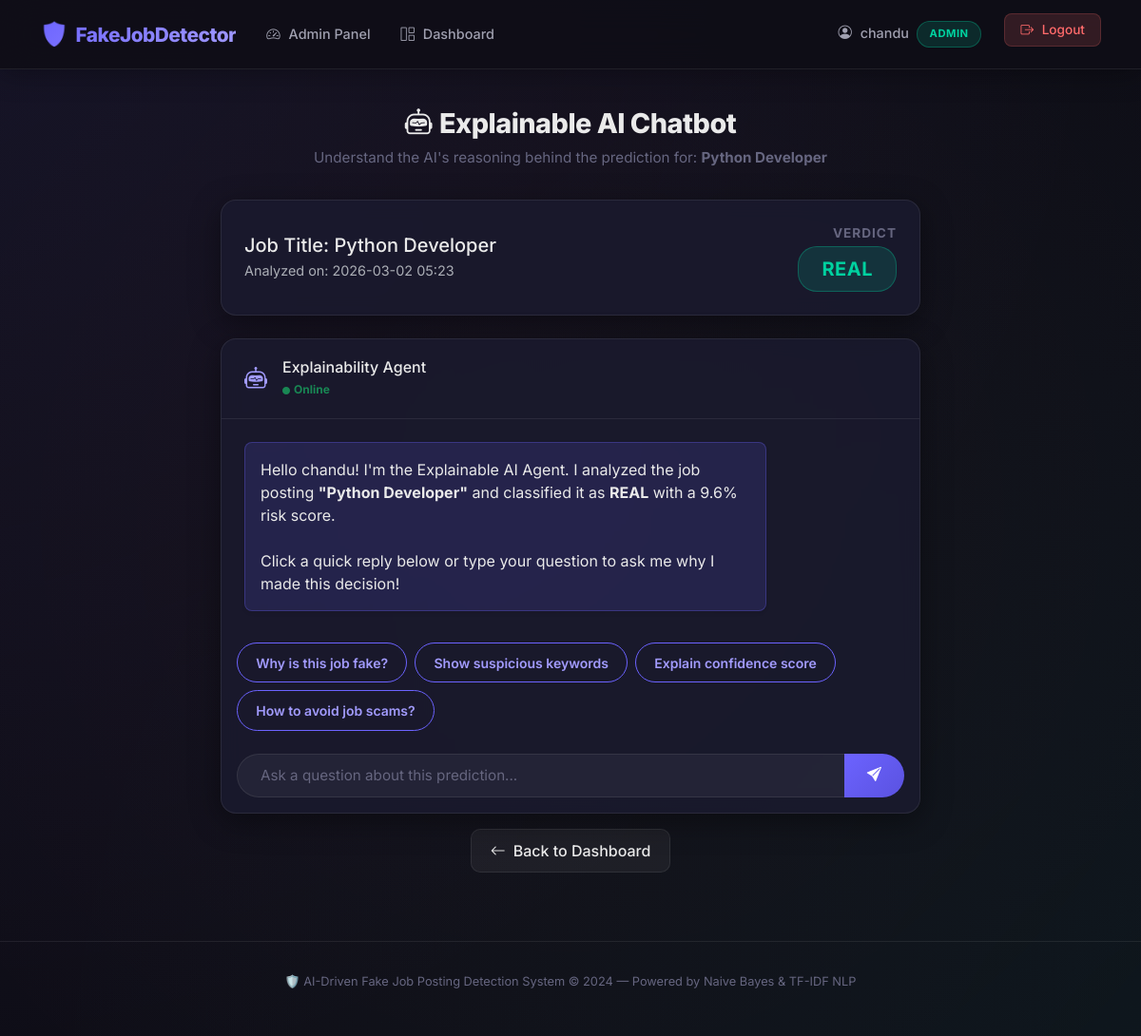
Screenshot of /chatbot/2 (signed in) with the database file from the repository.
### tables this page shows
CREATE TABLE predictions (
        id INTEGER PRIMARY KEY AUTOINCREMENT,
        username TEXT NOT NULL,
        title TEXT,
        description TEXT,
        company TEXT DEFAULT '',
        location TEXT DEFAULT '',
        salary TEXT DEFAULT '',
        result TEXT,
        confidence REAL DEFAULT 0,
        prob_real REAL DEFAULT 0,
        prob_fake REAL DEFAULT 0,
        created_at TIMESTAMP DEFAULT CURRENT_TIMESTAMP
    , risk_percentage REAL DEFAULT 0, suspicious_keywords TEXT DEFAULT '');

### app.py (the view)
@app.route("/chatbot/<int:pred_id>")
@login_required
def chatbot_page(pred_id):
    conn = get_db()
    pred = conn.execute("SELECT * FROM predictions WHERE id = ? AND username = ?", (pred_id, session["username"])).fetchone()
    conn.close()
    if not pred:
        flash("Prediction not found or unauthorized.", "danger")
        return redirect(url_for("dashboard"))
    return render_template("chatbot.html", pred=pred)

### app.py (called while the page is built)
def get_db():
    conn = sqlite3.connect(DB_NAME)
    conn.row_factory = sqlite3.Row
    return conn

def login_required(f):
    @wraps(f)
    def decorated(*args, **kwargs):
        if "username" not in session:
            flash("Please login to continue.", "warning")
            return redirect(url_for("login"))
        return f(*args, **kwargs)
    return decorated

### templates/chatbot.html (shortened to what this page needs)
{% extends "base.html" %}
{% block content %}
<div class="container py-4">
    <div class="page-header text-center">
        <h1><i class="bi bi-robot me-2"></i>Explainable AI Chatbot</h1>
        <p>Understand the AI's reasoning behind the prediction for: <strong>{{ pred['title'] }}</strong></p>
    </div>
    <div class="row justify-content-center mb-4">
        <div class="col-lg-8">
            <div class="glass-card">
                <div class="card-body d-flex justify-content-between align-items-center flex-wrap gap-3">
                    <div>
                        <h5 class="mb-1">Job Title: {{ pred['title'] }}</h5>
                        <div class="text-muted" style="font-size: 0.9rem;">Analyzed on: {{ pred['created_at'][:16] }}
                        </div>
                    </div>
                    <div class="text-end">
                        <div
                            style="font-size: 0.85rem; text-transform: uppercase; letter-spacing: 1px; color: var(--text-muted); font-weight: 700;">
                            Verdict</div>
                        <span class="result-badge {{ pred['result']|lower }} fs-5 mt-1 px-4 py-2">
                            {{ pred['result'] }}
                        </span>
                    </div>
                </div>
            </div>
        </div>
    </div>
    <div class="row justify-content-center">
        <div class="col-lg-8">
            <div class="glass-card chat-container d-flex flex-column" style="height: 500px;">
                <div class="card-header d-flex align-items-center">
                    <div class="chat-avatar me-3">
                        <i class="bi bi-robot fs-4" style="color: var(--accent-light);"></i>
                    </div>
                    <div>
                        <h6 class="mb-0">Explainability Agent</h6>
                        <small class="text-success" style="font-size: 0.75rem;"><i class="bi bi-circle-fill me-1"
                                style="font-size: 0.5rem;"></i>Online</small>
                    </div>
                </div>
                <div class="card-body chat-history flex-grow-1" id="chatWindow"
                    style="overflow-y: auto; padding: 1.5rem;">
                    <div class="chat-message bot mb-4 d-flex">
                        <div class="chat-bubble bot-bubble p-3 rounded-3 shadow-sm"
                            style="background: rgba(108, 99, 255, 0.15); border: 1px solid rgba(108, 99, 255, 0.3); max-width: 80%;">
                            Hello {{ session['username'] }}! I'm the Explainable AI Agent. I analyzed the job posting
                            <strong>"{{ pred['title'] }}"</strong> and classified it as <strong>{{ pred['result']
                                }}</strong> with a {{ "%.1f"|format(pred['risk_percentage']) }}% risk score.<br><br>
                            Click a quick reply below or type your question to ask me why I made this decision!
                        </div>
                    </div>
                </div>
                <div class="chat-quick-replies px-3 pb-2 d-flex gap-2 flex-wrap" id="quickReplies">
                    <button class="btn btn-sm btn-outline-accent rounded-pill"
                        onclick="sendChat('Why is this job fake?')">Why is this job fake?</button>
                    <button class="btn btn-sm btn-outline-accent rounded-pill"
                        onclick="sendChat('What were the suspicious keywords?')">Show suspicious keywords</button>
                    <button class="btn btn-sm btn-outline-accent rounded-pill"
                        onclick="sendChat('What is confidence score?')">Explain confidence score</button>
                    <button class="btn btn-sm btn-outline-accent rounded-pill"
                        onclick="sendChat('How to avoid job scams?')">How to avoid job scams?</button>
                </div>
                <div class="card-footer border-top-0 bg-transparent p-3">
                    <div class="input-group">
                        <input type="text" id="chatInput" class="form-control rounded-start-pill py-2 px-4"
                            placeholder="Ask a question about this prediction..."
                            onkeypress="if(event.key === 'Enter') sendManualChat()">
                        <button class="btn btn-accent rounded-end-pill px-4" onclick="sendManualChat()">
                            <i class="bi bi-send-fill"></i>
                        </button>
                    </div>
                </div>
            </div>
            <div class="text-center mt-3">
                <a href="{{ url_for('dashboard') }}" class="btn btn-glass"><i class="bi bi-arrow-left me-2"></i>Back to
                    Dashboard</a>
            </div>
        </div>
    </div>
</div>
{% endblock %}

### templates/base.html (shortened to what this page needs)
<!DOCTYPE html>
<html lang="en" data-bs-theme="dark">
<head>
    <link href="https://cdn.jsdelivr.net/npm/bootstrap@5.3.2/dist/css/bootstrap.min.css" rel="stylesheet">
    <link href="https://cdn.jsdelivr.net/npm/bootstrap-icons@1.11.2/font/bootstrap-icons.css" rel="stylesheet">
    <link href="{{ url_for('static', filename='css/style.css') }}" rel="stylesheet">
</head>
<body>
    {% if session.get('username') %}
    <nav class="navbar navbar-expand-lg">
        <div class="container">
            <a class="navbar-brand" href="{{ url_for('dashboard') }}">
                <span class="brand-icon">🛡️</span>FakeJobDetector
            </a>
            <div class="collapse navbar-collapse" id="navContent">
                <ul class="navbar-nav me-auto">
                    {% if session.get('role') == 'admin' %}
                    <li class="nav-item">
                        <a class="nav-link" href="{{ url_for('admin_dashboard') }}">
                            <i class="bi bi-speedometer2"></i> Admin Panel
                        </a>
                    </li>
                    {% endif %}
                    <li class="nav-item">
                        <a class="nav-link" href="{{ url_for('dashboard') }}">
                            <i class="bi bi-grid-1x2"></i> Dashboard
                        </a>
                    </li>
                </ul>
                <ul class="navbar-nav">
                    <li class="nav-item me-2">
                        <span class="nav-link">
                            <i class="bi bi-person-circle"></i> {{ session['username'] }}
                            <span class="result-badge {% if session.get('role') == 'admin' %}real{% endif %}" style="font-size: 0.7rem; margin-left: 4px;">
                                {{ session.get('role', 'user') | upper }}
                            </span>
                        </span>
                    </li>
                    <li class="nav-item">
                        <a class="nav-link btn-logout" href="{{ url_for('logout') }}">
                            <i class="bi bi-box-arrow-right"></i> Logout
                        </a>
                    </li>
                </ul>
            </div>
        </div>
    </nav>
    {% endif %}
    {% block content %}{% endblock %}
    {% if session.get('username') %}
    <footer class="footer">
        <p>🛡️ AI-Driven Fake Job Posting Detection System &copy; 2024 &mdash; Powered by Naive Bayes &amp; TF-IDF NLP</p>
    </footer>
    {% endif %}
</body>
</html>

### static/css/style.css (style rules this page uses)
:root { --bg-primary: #0f0e17; --bg-secondary: #1a1a2e; --bg-card: rgba(26, 26, 46, 0.85); --bg-glass: rgba(255, 255, 255, 0.05); --accent: #6c63ff; --accent-glow: rgba(108, 99, 255, 0.3); --accent-light: #a29bfe; --success: #00d2a0; --danger: #ff6b6b; --warning: #ffd93d; --text-primary: #eaeaea; --text-secondary: #a0a0b0; --text-muted: #666680; --border: rgba(255, 255, 255, 0.08); --shadow: 0 8px 32px rgba(0, 0, 0, 0.4); --card-radius: 16px; --transition: all 0.3s cubic-bezier(0.4, 0, 0.2, 1); }
* { margin: 0; padding: 0; box-sizing: border-box; }
body { font-family: 'Inter', -apple-system, sans-serif; background: var(--bg-primary); color: var(--text-primary); min-height: 100vh; overflow-x: hidden; }
body::before { content: ''; position: fixed; top: -50%; left: -50%; width: 200%; height: 200%; background: radial-gradient(circle at 20% 20%, rgba(108, 99, 255, 0.08) 0%, transparent 50%), radial-gradient(circle at 80% 80%, rgba(0, 210, 160, 0.05) 0%, transparent 50%), radial-gradient(circle at 50% 50%, rgba(255, 107, 107, 0.03) 0%, transparent 50%); z-index: -1; animation: bgFloat 20s ease-in-out infinite; }
a { color: var(--accent-light); text-decoration: none; transition: var(--transition); }
.navbar { background: rgba(15, 14, 23, 0.9) !important; backdrop-filter: blur(20px); border-bottom: 1px solid var(--border); padding: 0.8rem 0; box-shadow: 0 4px 30px rgba(0, 0, 0, 0.3); }
.navbar-brand { font-weight: 800; font-size: 1.3rem; letter-spacing: -0.5px; background: linear-gradient(135deg, var(--accent) 0%, var(--accent-light) 100%); -webkit-background-clip: text; -webkit-text-fill-color: transparent; background-clip: text; }
.navbar-brand .brand-icon { font-size: 1.5rem; margin-right: 8px; }
.nav-link { color: var(--text-secondary) !important; font-weight: 500; padding: 0.5rem 1rem !important; border-radius: 8px; transition: var(--transition); font-size: 0.9rem; }
.nav-link i { margin-right: 5px; }
.btn-logout { background: rgba(255, 107, 107, 0.15); color: var(--danger) !important; border: 1px solid rgba(255, 107, 107, 0.2); padding: 0.4rem 1rem !important; border-radius: 8px; font-size: 0.85rem; }
.glass-card { background: var(--bg-card); border: 1px solid var(--border); border-radius: var(--card-radius); backdrop-filter: blur(10px); box-shadow: var(--shadow); transition: var(--transition); }
.glass-card .card-header { background: transparent; border-bottom: 1px solid var(--border); padding: 1.2rem 1.5rem; font-weight: 700; font-size: 1.05rem; }
.glass-card .card-body { padding: 1.5rem; }
.form-control, .form-select { background: rgba(255, 255, 255, 0.05); border: 1px solid var(--border); color: var(--text-primary); border-radius: 10px; padding: 0.75rem 1rem; font-size: 0.95rem; transition: var(--transition); }
.form-control::placeholder { color: var(--text-muted); }
.btn-accent { background: linear-gradient(135deg, var(--accent) 0%, #5a52e0 100%); color: white; border: none; border-radius: 10px; padding: 0.75rem 1.5rem; font-weight: 600; font-size: 0.95rem; transition: var(--transition); position: relative; overflow: hidden; }
.btn-accent::before { content: ''; position: absolute; top: 0; left: -100%; width: 100%; height: 100%; background: linear-gradient(90deg, transparent, rgba(255,255,255,0.2), transparent); transition: left 0.5s; }
.btn-outline-accent { background: transparent; color: var(--accent-light); border: 1px solid var(--accent); border-radius: 10px; padding: 0.6rem 1.2rem; font-weight: 600; transition: var(--transition); }
.btn-glass { background: var(--bg-glass); color: var(--text-primary); border: 1px solid var(--border); border-radius: 10px; padding: 0.6rem 1.2rem; font-weight: 500; transition: var(--transition); }
.result-badge { display: inline-block; padding: 0.3rem 0.8rem; border-radius: 20px; font-weight: 700; font-size: 0.8rem; letter-spacing: 0.5px; }
.result-badge.real { background: rgba(0, 210, 160, 0.15); color: var(--success); border: 1px solid rgba(0, 210, 160, 0.3); }
.page-header { margin-bottom: 2rem; }
.page-header h1 { font-size: 1.8rem; font-weight: 800; letter-spacing: -0.5px; }
.page-header p { color: var(--text-muted); font-size: 0.95rem; margin-top: 0.3rem; }
.footer { text-align: center; padding: 2rem; color: var(--text-muted); font-size: 0.8rem; border-top: 1px solid var(--border); margin-top: 3rem; }

### rows the page displays
predictions: username "chandu", title "Python Developer", created_at "2026-03-02 05:23", result "REAL", risk_percentage "9.6"

### other values shown
{{ session.get('role', 'user') | upper }} "ADMIN"
